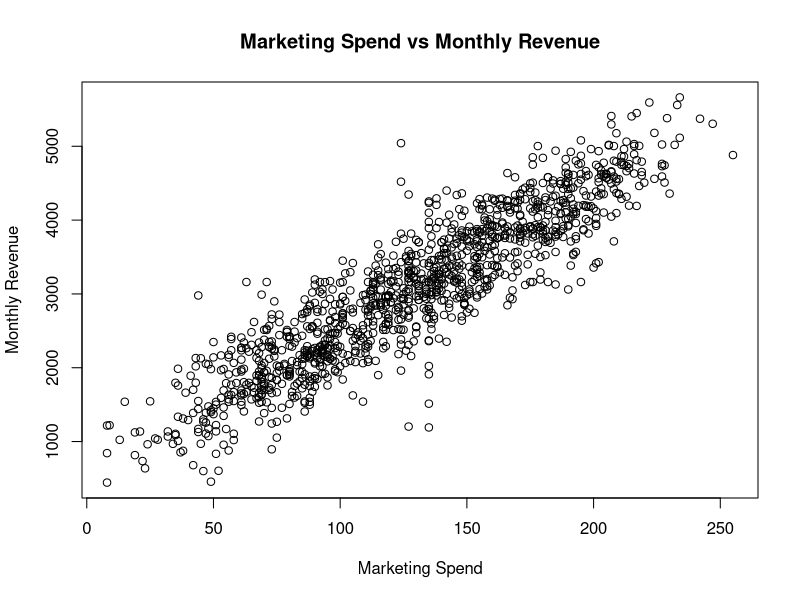
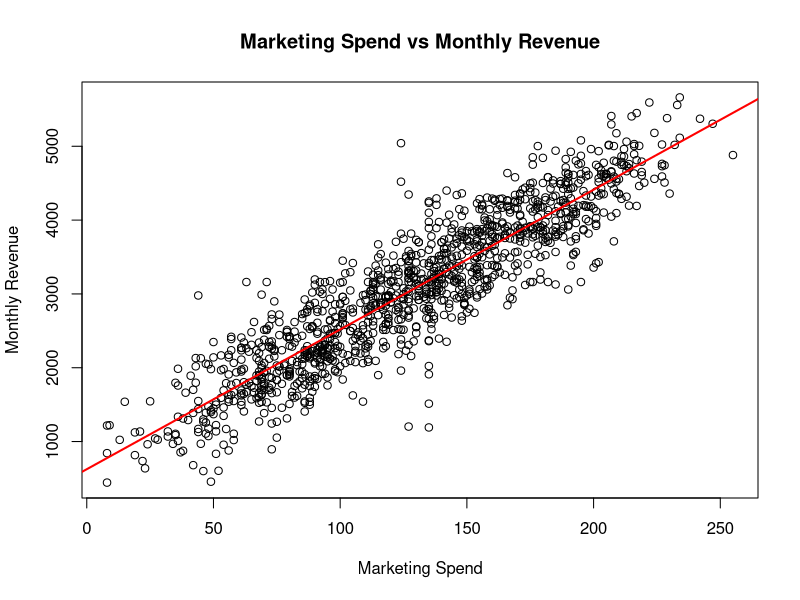
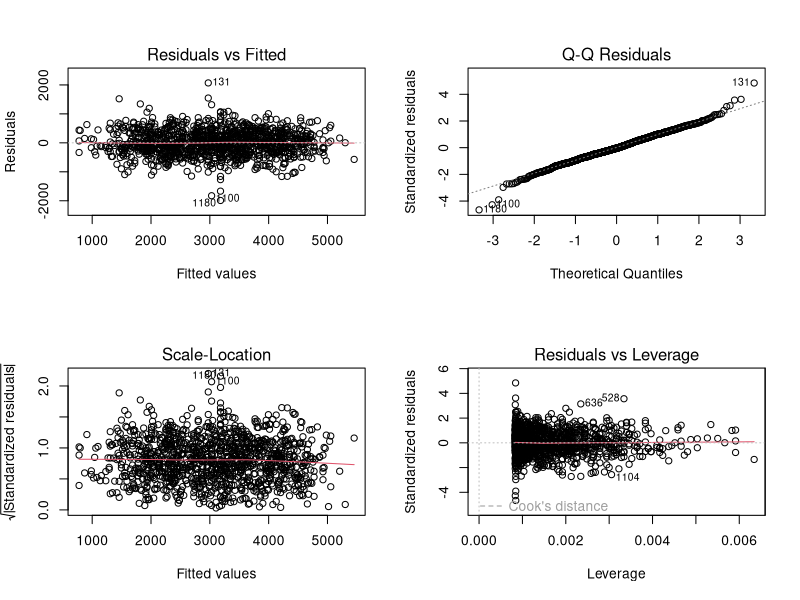

These charts were generated, in order, by the following R code:
# Import the cleaned dataset
data <- read.csv("data/retail_outlets_clean.csv")

# Check the dataset
head(data)
names(data)
str(data)
summary(data)

# Scatter plot
plot(data$Marketing_Spend, data$Monthly_Revenue,
     main = "Marketing Spend vs Monthly Revenue",
     xlab = "Marketing Spend",
     ylab = "Monthly Revenue")

# Simple Linear Regression
model <- lm(Monthly_Revenue ~ Marketing_Spend, data = data)

# Regression results
summary(model)

# Regression coefficients
coef(model)

# Regression equation
# Monthly Revenue = 625.4217 + 18.9326 × Marketing Spend
# Coefficients and p-value

summary(model)$coefficients
# R-squared
summary(model)$r.squared

# Scatter plot with regression line
plot(data$Marketing_Spend, data$Monthly_Revenue,
     main = "Marketing Spend vs Monthly Revenue",
     xlab = "Marketing Spend",
     ylab = "Monthly Revenue")

abline(model, col = "red", lwd = 2)

# Residual diagnostic plots
par(mfrow = c(2, 2))
plot(model)
par(mfrow = c(1, 1))

# Interpretation
# The intercept represents the predicted Monthly Revenue when Marketing Spend is 0.
# The slope shows how much Monthly Revenue is expected to change
# for a one-unit increase in Marketing Spend.
# R-squared shows the proportion of variation in Monthly Revenue
# explained by Marketing Spend.
# If the p-value is less than 0.05, the relationship is statistically significant.
# Business meaning
# Marketing Spend has a relationship with Monthly Revenue,
# so higher marketing spending is associated with higher predicted revenue.
# Limitation
# This is an association and does not prove that Marketing Spend causes
# the change in Monthly Revenue.
